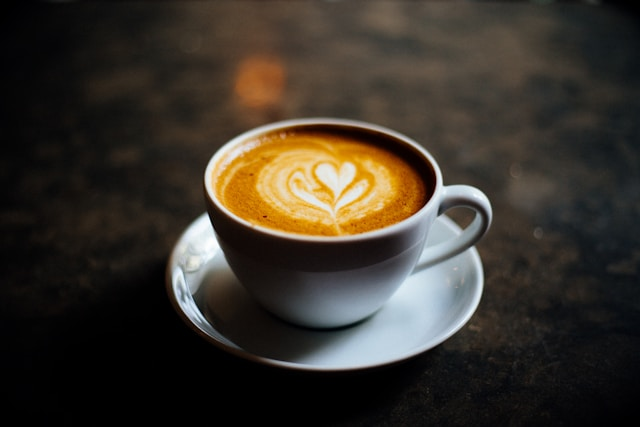
#> input picture src/images/about-bg.jpg, 640 x 427 px, given in place of the camera
$ python opencv-method.py
#> lines starting #> are read from the running program, lines starting #| are printed output that depends on the picture; after the words box and inside, x2 and y2 are one past the last pixel; in counts of white or black regions, pixels touching at a corner belong together
#> further down, frame is the input picture: shape (427, 640, 3); mean B, G, R 42.7, 51.4, 57.7
import cv2
import numpy as np
import matplotlib.pyplot as plt


def equalize(img_org):
    img_tmp = cv2.cvtColor(img_org, cv2.COLOR_BGR2GRAY)
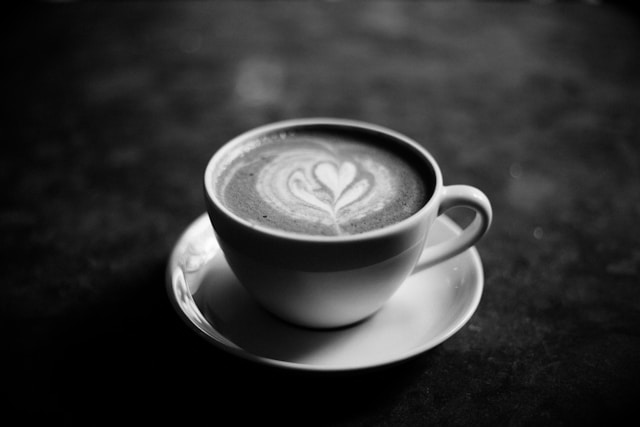
#> img_tmp: shape (427, 640); min 0, max 254, mean 52.3
    img_tmp = cv2.equalizeHist(img_tmp)
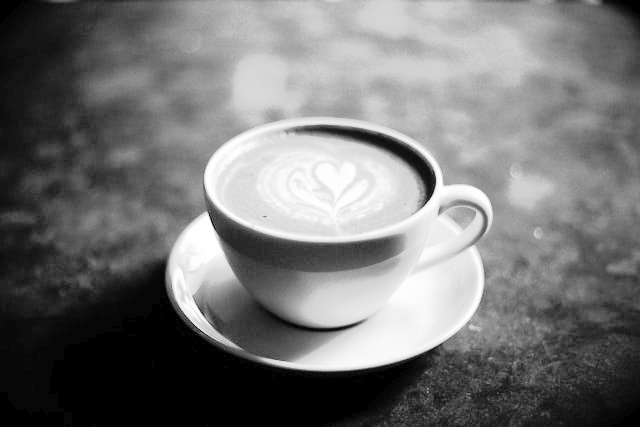
#> img_tmp: shape (427, 640); min 0, max 255, mean 116.5
    count = np.array([[0, 0], [img_org.shape[1] - 1, 0], [img_org.shape[1] - 1, 340], [0, 340]])
#> count = [[0, 0], [639, 0], [639, 340], [0, 340]]
    img_tmp = cv2.fillPoly(img_tmp, pts=[count], color=(0))
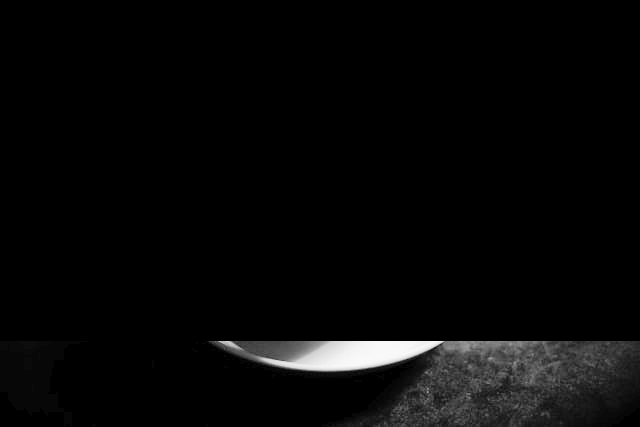
#> img_tmp: shape (427, 640); min 0, max 250, mean 7.6
    return img_tmp


def yellow(img_org):
    img_hsv = cv2.cvtColor(img_org, cv2.COLOR_BGR2HSV)
#> img_hsv: shape (427, 640, 3); mean H, S, V 37.2, 62.7, 60.2
    lower_color = np.array([15, 100, 50], np.uint8)
    upper_color = np.array([40, 200, 200], np.uint8)
    img_mask = cv2.inRange(img_hsv, lower_color, upper_color)
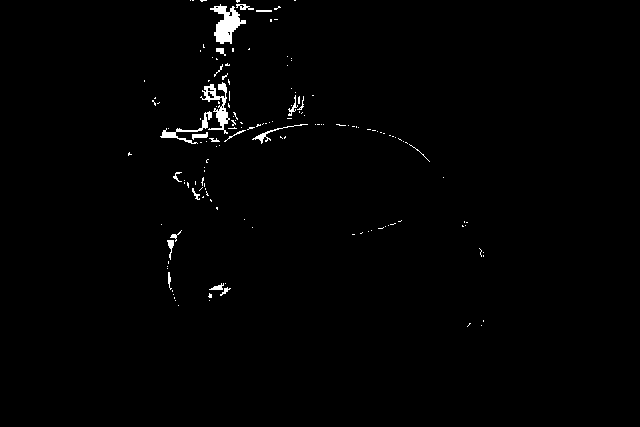
#> img_mask: shape (427, 640); 1% white; 151 white regions (130 under 20 px), largest, box (x1, y1, x2, y2) and area: (210, 4, 246, 44) 681, (200, 82, 230, 134) 495, (160, 111, 212, 144) 305
    img_tmp = cv2.bitwise_and(img_hsv, img_hsv, mask=img_mask)
#> img_tmp: shape (427, 640, 3); mean H, S, V 0.2, 1.1, 0.8
    img_tmp = cv2.cvtColor(img_tmp, cv2.COLOR_BGR2GRAY)
#> img_tmp: shape (427, 640)
    ret, img_tmp = cv2.threshold(img_tmp, 10, 256, cv2.THRESH_BINARY)
    count = np.array([[0, 0], [img_org.shape[1] - 1, 0], [img_org.shape[1] - 1, 340], [0, 340]])
#> count = [[0, 0], [639, 0], [639, 340], [0, 340]]
    img_tmp = cv2.fillPoly(img_tmp, pts=[count], color=(0))
#> img_tmp: shape (427, 640); 1.02% of pixels changed, all inside (x1, y1, x2, y2) = (128, 0, 484, 327)
    return img_tmp


cap = cv2.VideoCapture(0)
plt.ion()
fig, ax = plt.subplots(figsize=(12, 6))
ax.set_title("Grid Gambar")
ax.axis("off")

im_display = ax.imshow(np.zeros((480, 1280, 3), dtype=np.uint8))

while cap.isOpened():
    ret, frame = cap.read()
    if not ret:
        print("Frame tidak terbaca")
        break

    img_equal = equalize(frame)
    img_yellow = yellow(frame)
    img_or = cv2.bitwise_or(img_equal, img_yellow)
    img_blur = cv2.blur(img_or, ksize=(5, 5))

    img_blur_color = cv2.cvtColor(img_blur, cv2.COLOR_GRAY2BGR)
    grid = np.hstack((frame, img_blur_color))
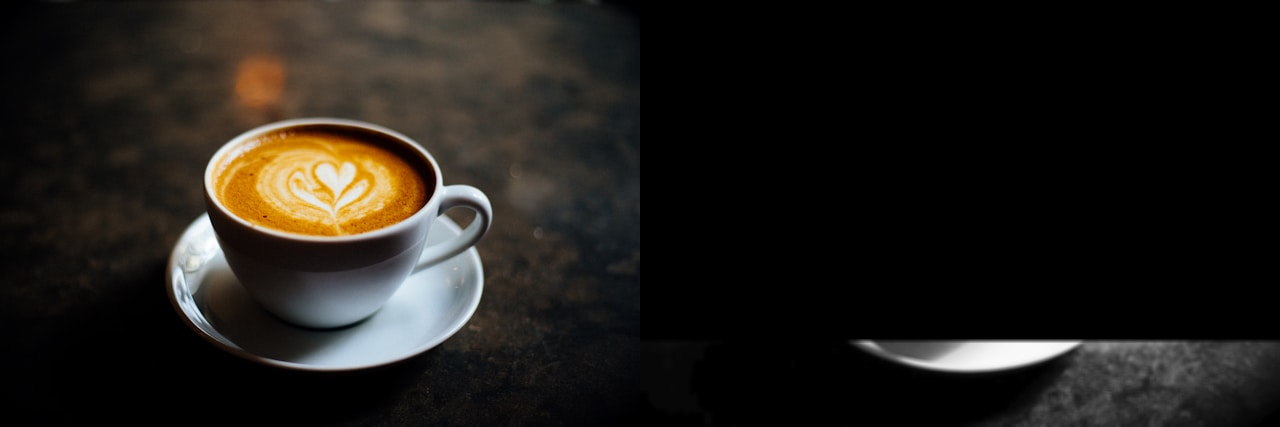
#> grid: shape (427, 1280, 3); mean B, G, R 25.1, 29.5, 32.7
    grid_rgb = cv2.cvtColor(grid, cv2.COLOR_BGR2RGB)

    im_display.set_data(grid_rgb)
    fig.canvas.draw()
    fig.canvas.flush_events()

    if cv2.waitKey(1) & 0xFF == ord("n"):
#> (key Esc is pressed here)
        break

cap.release()
plt.ioff()
plt.show()
exit()

$ run again, on src/images/header-bg2.jpg
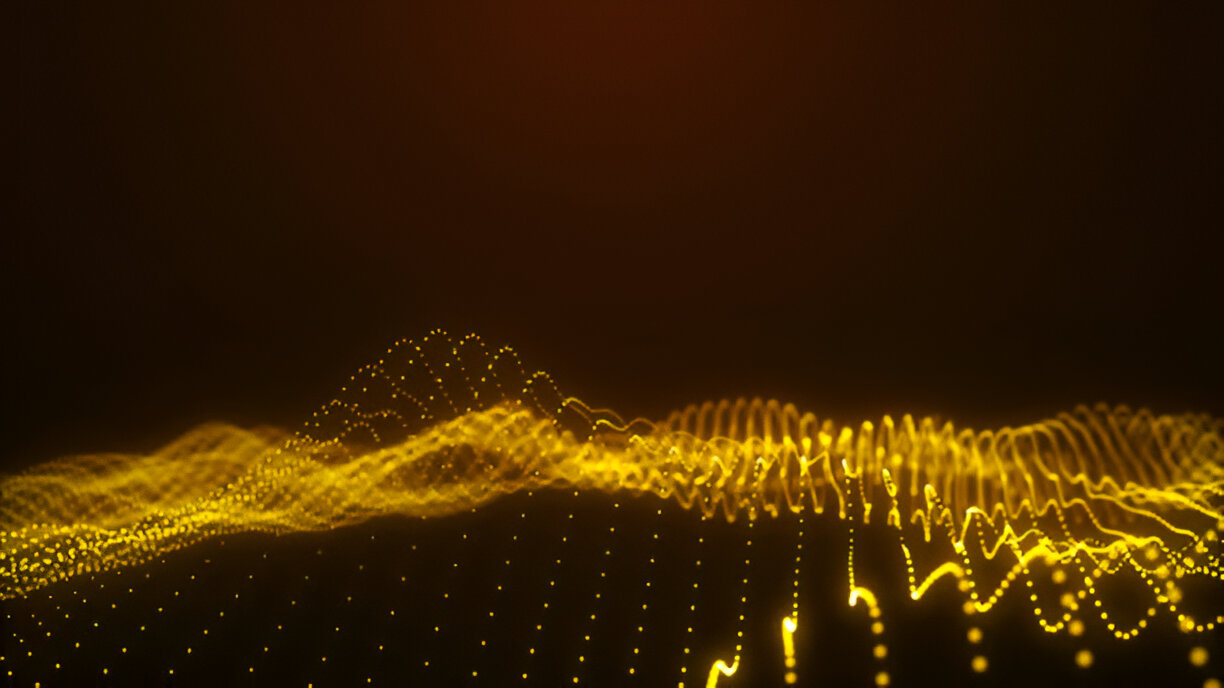
#> input picture src/images/header-bg2.jpg, 1224 x 688 px, given in place of the camera
#> frame is the input picture: shape (688, 1224, 3); mean B, G, R 1.7, 33.1, 57.2
#> img_hsv: shape (688, 1224, 3); mean H, S, V 15, 246.6, 57.2
#> in yellow, `img_mask = cv2.inRange(img_hsv, lower_color, upper_color)`:
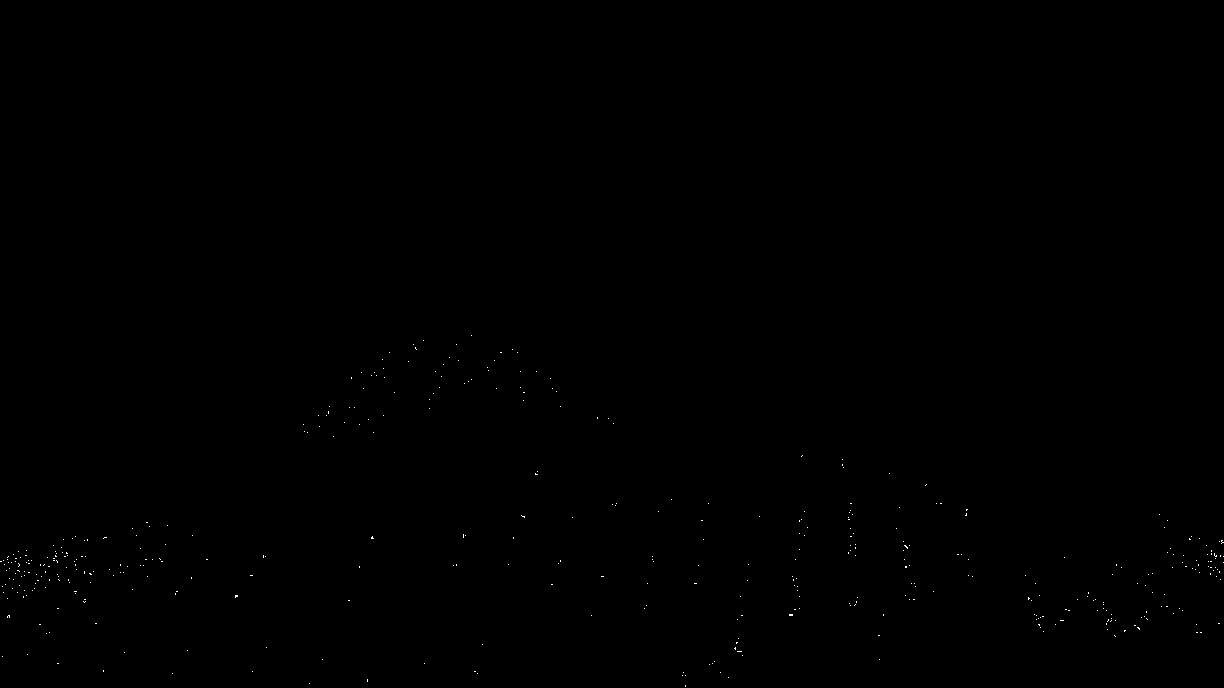
#> img_mask: shape (688, 1224); 0.08% white in thin lines or dots, all inside (x1, y1, x2, y2) = (0, 335, 1224, 687)
#> `grid = np.hstack((frame, img_blur_color))`:
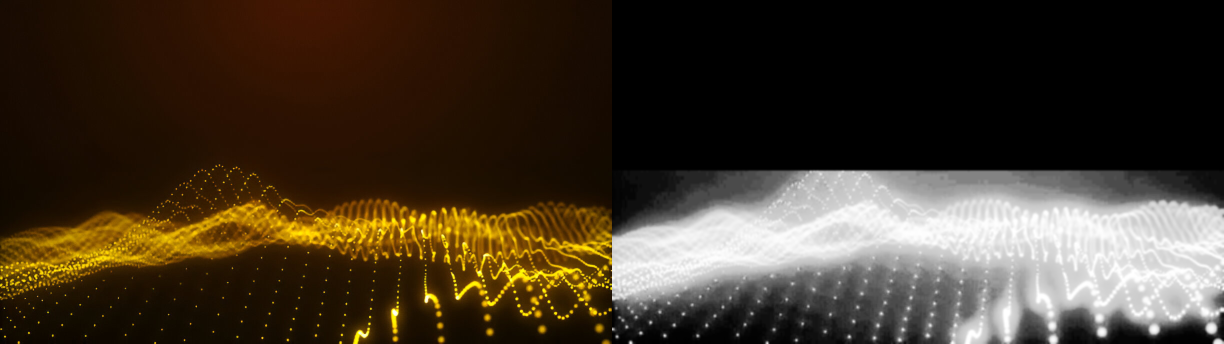
#> grid: shape (688, 2448, 3) (shown at 1/2 size); mean B, G, R 39.4, 55.1, 67.2
